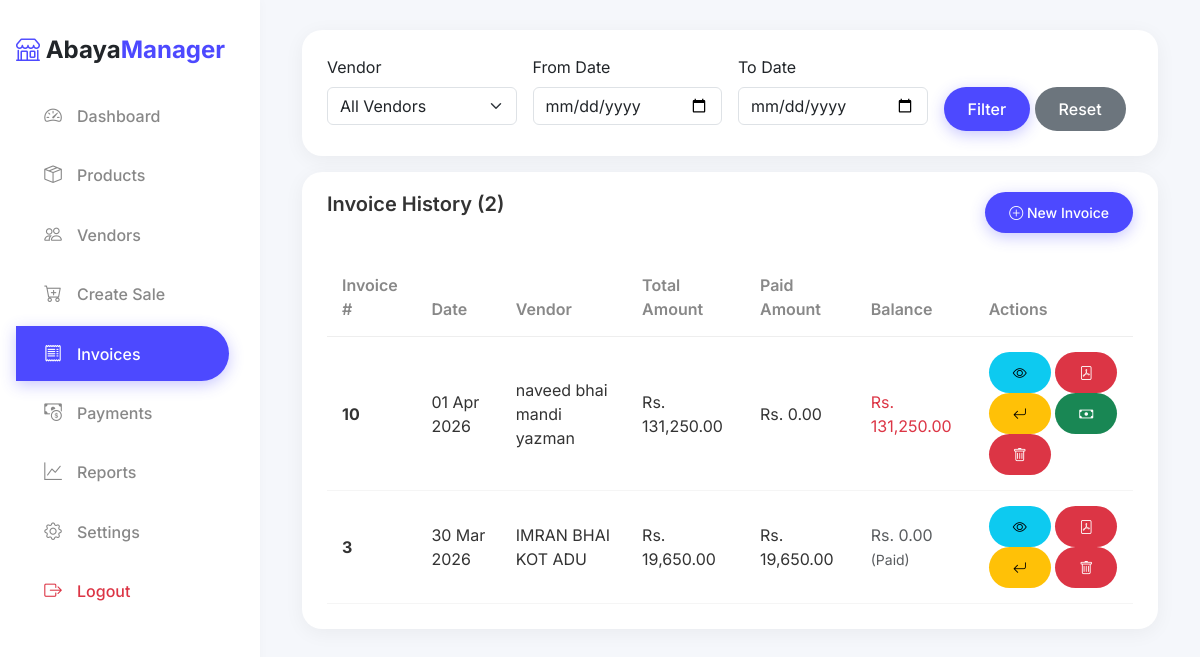
/invoices.php (signed in), run on the app's committed database.
### tables this page shows
CREATE TABLE Invoices (
            InvoiceID INTEGER PRIMARY KEY AUTOINCREMENT,
            VendorID INTEGER,
            InvoiceDate TEXT NOT NULL,
            PreviousCredit REAL DEFAULT 0,
            TotalAmount REAL DEFAULT 0,
            PaidAmount REAL DEFAULT 0,
            Notes TEXT,
            FOREIGN KEY (VendorID) REFERENCES Vendors(VendorID)
        );

CREATE TABLE Vendors (
            VendorID INTEGER PRIMARY KEY AUTOINCREMENT,
            Name TEXT NOT NULL,
            Phone TEXT,
            CurrentCredit REAL DEFAULT 0,
            Notes TEXT
        );

### includes/config.php (called while the page is built, shortened)
<?php
function formatCurrency($amount) {
    return 'Rs. ' . number_format($amount, 2);
}
function formatDate($date) {
    return date('d M Y', strtotime($date));
}
?>

### invoices.php (the view, shortened to what this page needs)
<?php
require_once 'includes/config.php';
$db = getDB();
$dateFrom = $_GET['date_from'] ?? '';
$dateTo = $_GET['date_to'] ?? '';
$query = 'SELECT i.*, v.Name as VendorName FROM Invoices i LEFT JOIN Vendors v ON i.VendorID = v.VendorID WHERE 1=1';
$params = [];
$query .= ' ORDER BY i.InvoiceDate DESC';
$stmt = $db->prepare($query);
$stmt->execute($params);
$invoices = $stmt->fetchAll();
include 'includes/header.php';
?>
<div class="card mb-3">
    <div class="card-body">
        <form method="GET" class="row g-3">
            <div class="col-md-3">
                <label class="form-label">Vendor</label>
                <select name="vendor" class="form-select">
                    <option value="">All Vendors</option>
                </select>
            </div>
            <div class="col-md-3">
                <label class="form-label">From Date</label>
                <input type="date" name="date_from" class="form-control" value="<?= $dateFrom ?>">
            </div>
            <div class="col-md-3">
                <label class="form-label">To Date</label>
                <input type="date" name="date_to" class="form-control" value="<?= $dateTo ?>">
            </div>
            <div class="col-md-3">
                <label class="form-label">&nbsp;</label>
                <div>
                    <button type="submit" class="btn btn-primary">Filter</button>
                    <a href="invoices.php" class="btn btn-secondary">Reset</a>
                </div>
            </div>
        </form>
    </div>
</div>
<div class="card">
    <div class="card-header d-flex justify-content-between">
        <h5>Invoice History (<?= count($invoices) ?>)</h5>
        <a href="sales.php" class="btn btn-primary btn-sm">
            <i class="bi bi-plus-circle"></i> New Invoice
        </a>
    </div>
    <div class="card-body">
        <div class="table-responsive">
            <table class="table table-hover">
                <thead>
                    <tr>
                        <th>Invoice #</th>
                        <th>Date</th>
                        <th>Vendor</th>
                        <th>Total Amount</th>
                        <th>Paid Amount</th>
                        <th>Balance</th>
                        <th>Actions</th>
                    </tr>
                </thead>
                <tbody>
                    <?php foreach ($invoices as $inv): ?>
                    <?php
                        $invoiceAmount  = (float)$inv['TotalAmount'];
                        $previousCredit = (float)$inv['PreviousCredit'];
                        $paidAmount     = (float)$inv['PaidAmount'];
                        $effectiveTotal = $invoiceAmount + $previousCredit;
                        $balance = round($effectiveTotal - $paidAmount, 2);
                    ?>
                    <tr>
                        <td><strong><?= $inv['InvoiceID'] ?></strong></td>
                        <td><?= formatDate($inv['InvoiceDate']) ?></td>
                        <td><?= htmlspecialchars($inv['VendorName'] ?? 'Unknown Vendor') ?></td>
                        <td><?= formatCurrency($effectiveTotal) ?></td>
                        <td><?= formatCurrency($paidAmount) ?></td>
                        <td class="<?= $balance > 0 ? 'text-danger' : ($balance < 0 ? 'text-success' : 'text-muted') ?>">
                            <?= formatCurrency(abs($balance)) ?>
                            <?php if ($balance < 0): ?>
                                <small class="text-success">(Overpaid)</small>
                            <?php elseif ($balance == 0): ?>
                                <small class="text-muted">(Paid)</small>
                            <?php endif; ?>
                        </td>
                        <td>
                            <button class="btn btn-sm btn-info viewInvoiceBtn" data-id="<?= $inv['InvoiceID'] ?>" title="View Details">
                                <i class="bi bi-eye"></i>
                            </button>
                            <a href="invoice-pdf.php?id=<?= $inv['InvoiceID'] ?>" target="_blank" class="btn btn-sm btn-danger" title="Export PDF">
                                <i class="bi bi-file-pdf"></i>
                            </a>
                            <button class="btn btn-sm btn-warning returnProductBtn" data-id="<?= $inv['InvoiceID'] ?>" title="Return Product">
                                <i class="bi bi-arrow-return-left"></i>
                            </button>
                            <?php if ($balance > 0): ?>
                            <button class="btn btn-sm btn-success" onclick="addPayment(<?= $inv['InvoiceID'] ?>, <?= $balance ?>)" title="Add Payment">
                                <i class="bi bi-cash"></i>
                            </button>
                            <?php endif; ?>
                            <button class="btn btn-sm btn-danger deleteInvoiceBtn" data-id="<?= $inv['InvoiceID'] ?>" data-vendor="<?= htmlspecialchars($inv['VendorName'] ?? 'Unknown Vendor') ?>" title="Delete Invoice">
                                <i class="bi bi-trash"></i>
                            </button>
                        </td>
                    </tr>
                    <?php endforeach; ?>
                </tbody>
            </table>
        </div>
    </div>
</div>
<?php include 'includes/footer.php'; ?>

### includes/header.php (shortened to what this page needs)
<!DOCTYPE html>
<html lang="en">
<head>
    <link href="https://cdn.jsdelivr.net/npm/bootstrap@5.3.0/dist/css/bootstrap.min.css" rel="stylesheet">
    <link rel="stylesheet" href="https://cdn.jsdelivr.net/npm/bootstrap-icons@1.10.0/font/bootstrap-icons.css">
    <link href="https://cdn.jsdelivr.net/npm/select2@4.1.0-rc.0/dist/css/select2.min.css" rel="stylesheet" />
    <link href="https://cdn.jsdelivr.net/npm/select2-bootstrap-5-theme@1.3.0/dist/select2-bootstrap-5-theme.min.css"
        rel="stylesheet" />
    <link rel="stylesheet" href="assets/css/style.css">
</head>
<body>
    <div class="sidebar bg-white d-none d-lg-block">
        <div class="p-3">
            <h4 class="mb-4 text-dark fw-bold">
                <i class="bi bi-shop text-primary"></i> Abaya<span class="text-primary">Manager</span>
            </h4>
            <ul class="nav flex-column">
                <li class="nav-item">
                    <a href="dashboard.php"
                        class="nav-link <?= basename($_SERVER['PHP_SELF']) == 'dashboard.php' ? 'active' : '' ?>">
                        <i class="bi bi-speedometer2"></i> Dashboard
                    </a>
                </li>
                <li class="nav-item">
                    <a href="products.php"
                        class="nav-link <?= basename($_SERVER['PHP_SELF']) == 'products.php' ? 'active' : '' ?>">
                        <i class="bi bi-box-seam"></i> Products
                    </a>
                </li>
                <li class="nav-item">
                    <a href="vendors.php"
                        class="nav-link <?= basename($_SERVER['PHP_SELF']) == 'vendors.php' ? 'active' : '' ?>">
                        <i class="bi bi-people"></i> Vendors
                    </a>
                </li>
                <li class="nav-item">
                    <a href="sales.php"
                        class="nav-link <?= basename($_SERVER['PHP_SELF']) == 'sales.php' ? 'active' : '' ?>">
                        <i class="bi bi-cart-plus"></i> Create Sale
                    </a>
                </li>
                <li class="nav-item">
                    <a href="invoices.php"
                        class="nav-link <?= basename($_SERVER['PHP_SELF']) == 'invoices.php' ? 'active' : '' ?>">
                        <i class="bi bi-receipt"></i> Invoices
                    </a>
                </li>
                <li class="nav-item">
                    <a href="payments.php"
                        class="nav-link <?= basename($_SERVER['PHP_SELF']) == 'payments.php' ? 'active' : '' ?>">
                        <i class="bi bi-cash-coin"></i> Payments
                    </a>
                </li>
                <li class="nav-item">
                    <a href="reports.php"
                        class="nav-link <?= basename($_SERVER['PHP_SELF']) == 'reports.php' ? 'active' : '' ?>">
                        <i class="bi bi-graph-up"></i> Reports
                    </a>
                </li>
                <li class="nav-item">
                    <a href="settings.php"
                        class="nav-link <?= basename($_SERVER['PHP_SELF']) == 'settings.php' ? 'active' : '' ?>">
                        <i class="bi bi-gear"></i> Settings
                    </a>
                </li>
                <li class="nav-item">
                    <a href="logout.php" class="nav-link text-danger">
                        <i class="bi bi-box-arrow-right"></i> Logout
                    </a>
                </li>
            </ul>
        </div>
    </div>
    <div class="main-content">
        <div class="container-fluid">

### includes/footer.php (shortened to what this page needs)
        </div>
    </div>
</body>
</html>

### assets/css/style.css (style rules this page uses)
:root { --primary-color: #4D49FF; --secondary-color: #A78BFA; --success-color: #2ECC71; --warning-color: #F1C40F; --danger-color: #E74C3C; --dark-color: #333333; --light-text: #888888; --bg-color: #F5F7FB; --card-bg: #FFFFFF; --sidebar-width: 260px; --border-radius: 20px; --card-shadow: 0 4px 20px rgba(0, 0, 0, 0.05); }
body { margin: 0; padding: 0; font-family: 'Inter', sans-serif; background-color: var(--bg-color); color: var(--dark-color); }
h1, h2, h3, h4, h5, h6 { font-weight: 600; color: var(--dark-color); }
.sidebar { position: fixed; top: 0; left: 0; height: 100vh; width: var(--sidebar-width); background-color: var(--card-bg); overflow-y: auto; z-index: 1000; box-shadow: 2px 0 10px rgba(0, 0, 0, 0.02); padding-top: 20px; }
.sidebar .nav-link { color: var(--light-text); padding: 14px 25px; transition: all 0.3s ease; font-weight: 500; margin-bottom: 5px; border-radius: 0 50px 50px 0; margin-right: 15px; display: flex; align-items: center; }
.sidebar .nav-link.active { background-color: var(--primary-color); color: white; box-shadow: 0 4px 15px rgba(77, 73, 255, 0.3); }
.sidebar .nav-link i { margin-right: 12px; font-size: 1.1rem; width: 24px; text-align: center; }
.main-content { margin-left: var(--sidebar-width); min-height: 100vh; padding: 30px; }
.card { background-color: var(--card-bg); border: none; border-radius: var(--border-radius); box-shadow: var(--card-shadow); margin-bottom: 24px; transition: transform 0.3s ease, box-shadow 0.3s ease; }
.card-header { background-color: transparent; border-bottom: none; padding: 20px 25px 0; }
.card-body { padding: 25px; }
.btn { border-radius: 50px; padding: 10px 24px; font-weight: 500; transition: all 0.3s ease; border: none; }
.btn-primary { background-color: var(--primary-color); box-shadow: 0 4px 15px rgba(77, 73, 255, 0.3); }
.table { margin-bottom: 0; }
.table th { font-weight: 600; color: var(--light-text); border-bottom: 1px solid #eee; padding: 15px; }
.table td { padding: 15px; vertical-align: middle; color: var(--dark-color); border-bottom: 1px solid #f5f5f5; }
.text-primary { color: var(--primary-color) !important; }
.bg-white { background-color: #ffffff !important; }

### data on the page
invoices: InvoiceID "10", InvoiceDate "01 Apr 2026", VendorID.Name "naveed bhai mandi yazman", formatCurrency($effectiveTotal) "Rs. 131,250.00", PaidAmount "Rs. 0.00", formatCurrency(abs($balance)) "Rs. 131,250.00"
invoices: InvoiceID "3", InvoiceDate "30 Mar 2026", VendorID.Name "IMRAN BHAI KOT ADU", formatCurrency($effectiveTotal) "Rs. 19,650.00", PaidAmount "Rs. 19,650.00", formatCurrency(abs($balance)) "Rs. 0.00", shows "(Paid)"

### other printed values
count($invoices) "2"
